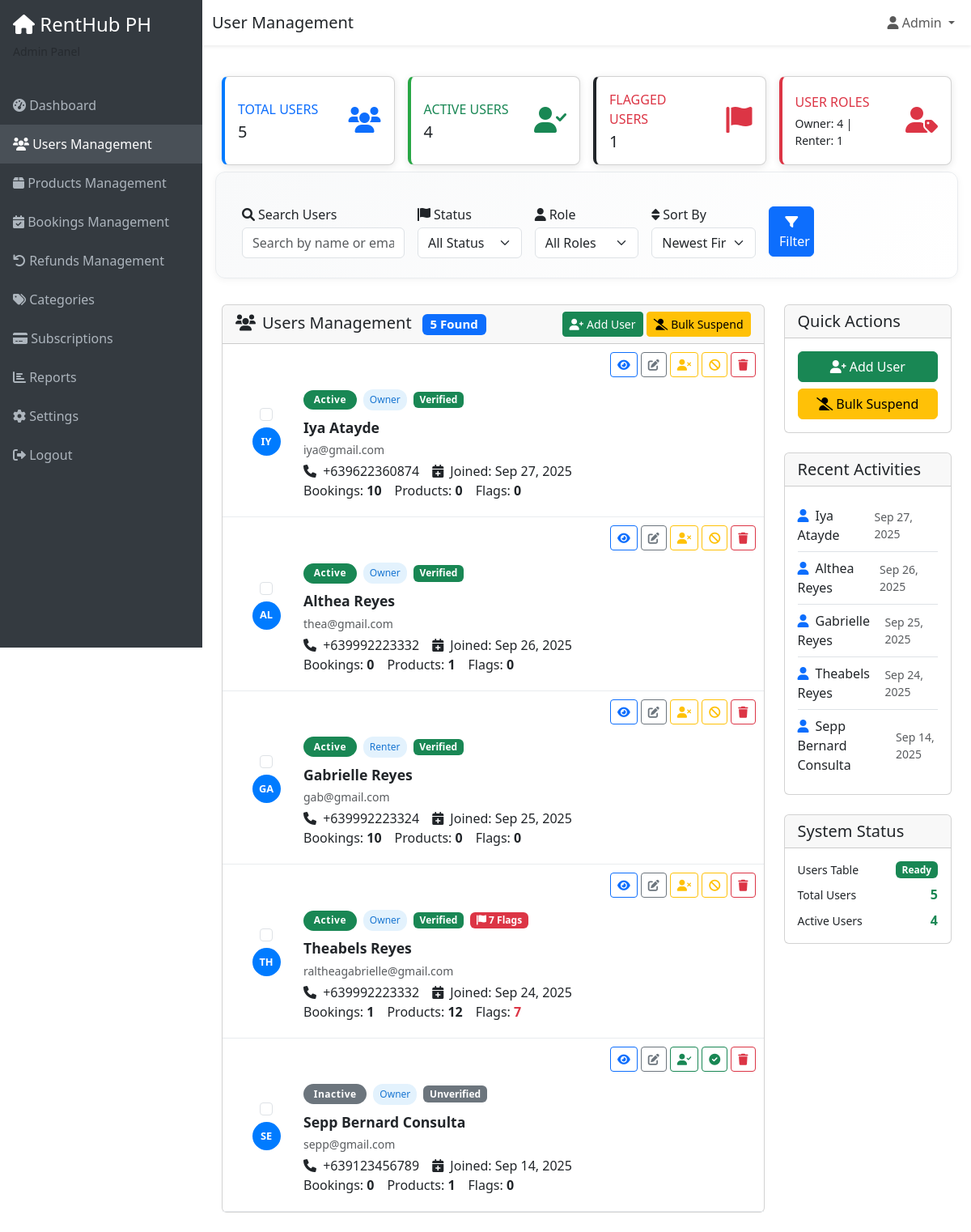
Page /admin/users.php (signed in) on the committed database.
### tables this page shows
CREATE TABLE `user_accounts` (
  `UserID` int(11) NOT NULL,
  `User_Name` varchar(255) NOT NULL,
  `User_Email` varchar(255) NOT NULL,
  `User_Password` varchar(255) NOT NULL,
  `User_Phone` varchar(20) DEFAULT NULL,
  `User_Role` int(11) DEFAULT NULL,
  `User_CreatedAt` timestamp NOT NULL DEFAULT current_timestamp(),
  `User_UpdatedAt` timestamp NOT NULL DEFAULT current_timestamp() ON UPDATE current_timestamp(),
  `User_Photo` varchar(255) DEFAULT NULL,
  `User_IsVerified` tinyint(1) DEFAULT 0,
  `User_Status` varchar(50) DEFAULT 'Active',
  `User_Birthdate` date DEFAULT NULL,
  `User_Gender` varchar(20) DEFAULT NULL,
  `User_Bio` text DEFAULT NULL
);

### admin/users.php (the view, shortened to what the rows shown need)
<?php
$database = new Database();
$conn = $database->getConnection();
$sort_by = isset($_GET['sort']) ? $_GET['sort'] : 'newest';
$conditions = ["User_Role != 1"];
$params = [];
$sort_options = [
    'newest' => 'User_CreatedAt DESC',
    'oldest' => 'User_CreatedAt ASC',
    'name_asc' => 'User_Name ASC',
    'name_desc' => 'User_Name DESC',
    'email_asc' => 'User_Email ASC'
];
$order_by = isset($sort_options[$sort_by]) ? $sort_options[$sort_by] : 'User_CreatedAt DESC';
$query = "SELECT u.*,
          (SELECT COUNT(*) FROM bookings WHERE RenterID = u.UserID) as total_bookings,
          (SELECT COUNT(*) FROM products WHERE OwnerID = u.UserID) as total_products,
          (SELECT SUM(Book_TotalAmount) FROM bookings WHERE RenterID = u.UserID AND Book_Status IN ('Active', 'Completed')) as total_spent,
          (SELECT COUNT(*) FROM flag_reports WHERE OwnerID = u.UserID AND FlagType = 'owner') as flag_count
          FROM user_accounts u
          WHERE " . implode(' AND ', $conditions) . "
          ORDER BY " . $order_by;
$stmt = $conn->prepare($query);
$stmt->execute($params);
$users = $stmt->fetchAll(PDO::FETCH_ASSOC);
$stats = [];
$query = "SELECT COUNT(*) as total FROM user_accounts WHERE User_Status != 'Deleted' AND User_Role != 1";
$stmt = $conn->prepare($query);
$stmt->execute();
$stats['total_users'] = $stmt->fetch(PDO::FETCH_ASSOC)['total'];
$query = "SELECT COUNT(*) as total FROM user_accounts WHERE User_Status = 'Active' AND User_Role != 1";
$stmt = $conn->prepare($query);
$stmt->execute();
$stats['active_users'] = $stmt->fetch(PDO::FETCH_ASSOC)['total'];
$query = "SELECT COUNT(DISTINCT OwnerID) as total FROM flag_reports WHERE FlagType = 'owner' AND OwnerID IS NOT NULL";
$stmt = $conn->prepare($query);
$stmt->execute();
$stats['flagged_users'] = $stmt->fetch(PDO::FETCH_ASSOC)['total'];
$query = "SELECT User_Role, COUNT(*) as count FROM user_accounts WHERE User_Status != 'Deleted' AND User_Role != 1 GROUP BY User_Role";
$stmt = $conn->prepare($query);
$stmt->execute();
$role_counts = $stmt->fetchAll(PDO::FETCH_ASSOC);
$stats['owners'] = 0;
$stats['renters'] = 0;
foreach($role_counts as $role) {
    switch($role['User_Role']) {
        case 2: $stats['renters'] = $role['count']; break;
        case 3: $stats['owners'] = $role['count']; break;
    }
}
?>
<!DOCTYPE html>
<html lang="en">
<head>
    <link href="https://cdn.jsdelivr.net/npm/bootstrap@5.3.0/dist/css/bootstrap.min.css" rel="stylesheet">
    <link href="https://cdnjs.cloudflare.com/ajax/libs/font-awesome/6.0.0/css/all.min.css" rel="stylesheet">
</head>
<body>
    <div class="main-content">
        <div class="container-fluid p-4">
            <div class="row mb-4 g-3 d-flex">
                <div class="col-xl-3 col-md-6 d-flex">
                    <div class="card stat-card active w-100">
                        <div class="card-body">
                            <div class="row align-items-center">
                                <div class="col">
                                    <div class="text-xs font-weight-bold text-success text-uppercase mb-1">
                                        Active Users
                                    </div>
                                    <div class="h5 mb-0 font-weight-bold"><?php echo number_format($stats['active_users']); ?></div>
                                </div>
                            </div>
                        </div>
                    </div>
                </div>
                <div class="col-xl-3 col-md-6 d-flex">
                    <div class="card stat-card flagged w-100">
                        <div class="card-body">
                            <div class="row align-items-center">
                                <div class="col">
                                    <div class="text-xs font-weight-bold text-danger text-uppercase mb-1">
                                        Flagged Users
                                    </div>
                                    <div class="h5 mb-0 font-weight-bold"><?php echo number_format($stats['flagged_users']); ?></div>
                                </div>
                            </div>
                        </div>
                    </div>
                </div>
                <div class="col-xl-3 col-md-6 d-flex">
                    <div class="card stat-card roles w-100">
                        <div class="card-body">
                            <div class="row align-items-center">
                                <div class="col">
                                    <div class="text-xs font-weight-bold text-danger text-uppercase mb-1">
                                        User Roles
                                    </div>
                                    <div class="small">
                                        Owner: <?php echo $stats['owners']; ?> |
                                        Renter: <?php echo $stats['renters']; ?>
                                    </div>
                                </div>
                            </div>
                        </div>
                    </div>
                </div>
            </div>
            <div class="row">
                <div class="col-lg-9">
                    <div class="card">
                        <div class="card-body p-0">
                            <form id="bulkSuspendForm" method="POST">
                                <?php foreach($users as $user): ?>
                                    <div class="user-card position-relative mb-0" style="border-radius:0; border-width:0 0 1px 0;">
                                        <div class="card-body py-3 px-4">
                                            <div class="actions-top">
                                                <div class="d-flex flex-wrap gap-1">
                                                    <button class="btn btn-outline-primary btn-sm" title="View Details" onclick="viewUserDetails(<?php echo $user['UserID']; ?>)"><i class="fas fa-eye"></i></button>
                                                    <button class="btn btn-outline-secondary btn-sm" title="Edit User" onclick="editUser(<?php echo $user['UserID']; ?>)"><i class="fas fa-edit"></i></button>
                                                    <?php if(!$user['User_IsVerified']): ?>
                                                        <form method="POST" style="display:inline;">
                                                            <button type="submit" name="verify_user" class="btn btn-outline-success btn-sm" title="Verify"><i class="fas fa-user-check"></i></button>
                                                        </form>
                                                    <?php else: ?>
                                                        <form method="POST" style="display:inline;">
                                                            <button type="submit" name="unverify_user" class="btn btn-outline-warning btn-sm" title="Unverify"><i class="fas fa-user-times"></i></button>
                                                        </form>
                                                    <?php endif; ?>
                                                    <?php if($user['User_Status'] == 'Active'): ?>
                                                        <form method="POST" style="display:inline;">
                                                            <button type="submit" name="update_user_status" class="btn btn-outline-warning btn-sm" title="Deactivate"><i class="fas fa-ban"></i></button>
                                                        </form>
                                                    <?php else: ?>
                                                        <form method="POST" style="display:inline;">
                                                            <button type="submit" name="update_user_status" class="btn btn-outline-success btn-sm" title="Activate"><i class="fas fa-check-circle"></i></button>
                                                        </form>
                                                    <?php endif; ?>
                                                    <form method="POST" style="display:inline;">
                                                        <button type="submit" name="delete_user" class="btn btn-outline-danger btn-sm" title="Delete" onclick="return confirm('Delete this user?')"><i class="fas fa-trash"></i></button>
                                                    </form>
                                                </div>
                                            </div>
                                            <div class="row align-items-center g-0 flex-nowrap">
                                                <div class="col-auto d-flex flex-column align-items-center justify-content-center" style="width: 60px;">
                                                    <input type="checkbox" class="form-check-input bulk-user-checkbox mb-2" name="bulk_user_ids[]" value="<?php echo $user['UserID']; ?>">
                                                    <div class="user-avatar mx-auto">
                                                        <?php echo strtoupper(substr($user['User_Name'], 0, 2)); ?>
                                                    </div>
                                                </div>
                                                <div class="col ps-3">
                                                    <div class="d-flex align-items-center mb-2">
                                                        <span class="badge bg-<?php echo $user['User_Status'] == 'Active' ? 'success' : 'secondary'; ?> status-badge me-2">
                                                            <?php echo $user['User_Status']; ?>
                                                        </span>
                                                        <span class="role-badge me-2"><?php echo $user['User_Role'] == 2 ? 'Renter' : 'Owner'; ?></span>
                                                        <?php if($user['User_IsVerified']): ?>
                                                            <span class="badge bg-success">Verified</span>
                                                        <?php else: ?>
                                                            <span class="badge bg-secondary">Unverified</span>
                                                        <?php endif; ?>
                                                        <?php if(($user['flag_count'] ?? 0) > 0): ?>
                                                            <span class="badge bg-danger ms-2" title="This user has been flagged <?php echo $user['flag_count']; ?> time(s)">
                                                                <i class="fas fa-flag"></i> <?php echo $user['flag_count']; ?> Flag<?php echo $user['flag_count'] > 1 ? 's' : ''; ?>
                                                            </span>
                                                        <?php endif; ?>
                                                    </div>
                                                    <div class="fw-bold mb-1" style="font-size:1.1rem;"> <?php echo htmlspecialchars($user['User_Name']); ?> </div>
                                                    <div class="text-muted small mb-1"> <?php echo htmlspecialchars($user['User_Email']); ?> </div>
                                                    <div class="d-flex flex-wrap align-items-center mb-1">
                                                        <div class="me-3"><i class="fas fa-phone me-1"></i> <?php echo htmlspecialchars($user['User_Phone'] ?: 'N/A'); ?></div>
                                                        <div class="me-3"><i class="fas fa-calendar-plus me-1"></i> Joined: <?php echo date('M j, Y', strtotime($user['User_CreatedAt'])); ?></div>
                                                        <div class="me-3">Bookings: <span class="fw-bold"><?php echo $user['total_bookings'] ?? 0; ?></span></div>
                                                        <div class="me-3">Products: <span class="fw-bold"><?php echo $user['total_products'] ?? 0; ?></span></div>
                                                        <div class="me-3">Flags: <span class="fw-bold <?php echo ($user['flag_count'] ?? 0) > 0 ? 'text-danger' : ''; ?>"><?php echo $user['flag_count'] ?? 0; ?></span></div>
                                                    </div>
                                                </div>
                                            </div>
                                        </div>
                                    </div>
                                <?php endforeach; ?>
                            </form>
                        </div>
                    </div>
                </div>
                <div class="col-lg-3">
                    <div class="card mt-4">
                        <div class="card-body">
                            <?php
                            $recentUsersStmt = $conn->prepare("SELECT User_Name, User_CreatedAt FROM user_accounts WHERE User_Role != 1 ORDER BY User_CreatedAt DESC LIMIT 5");
                            $recentUsersStmt->execute();
                            $recentUsers = $recentUsersStmt->fetchAll(PDO::FETCH_ASSOC);
                            ?>
                            <?php if (count($recentUsers) > 0): ?>
                                <ul class="list-group list-group-flush">
                                    <?php foreach ($recentUsers as $recentUser): ?>
                                        <li class="list-group-item d-flex align-items-center justify-content-between px-0">
                                            <span><i class="fas fa-user me-2 text-primary"></i><?php echo htmlspecialchars($recentUser['User_Name']); ?></span>
                                            <span class="text-muted small"><?php echo date('M j, Y', strtotime($recentUser['User_CreatedAt'])); ?></span>
                                        </li>
                                    <?php endforeach; ?>
                                </ul>
                            <?php endif; ?>
                        </div>
                    </div>
                    <div class="card mt-4">
                        <div class="card-body">
                            <div class="d-flex justify-content-between align-items-center">
                                <span class="small">Active Users</span>
                                <strong class="text-success"><?php echo number_format($stats['active_users']); ?></strong>
                            </div>
                        </div>
                    </div>
                </div>
            </div>
        </div>
    </div>
</body>
</html>

### rows in the picture
user_accounts: UserID "4", User_IsVerified "1", User_Name "GA", User_Status "Active", User_Role "Renter", User_Name "Gabrielle Reyes", User_Email "gab@gmail.com", User_Phone "+639992223324", User_CreatedAt "Sep 25, 2025", total_bookings "10", total_products "0", flag_count "0"
user_accounts: User_Name "IY", User_Status "Active", User_Role "Owner", User_IsVerified "Verified", User_Name "Iya Atayde", User_Email "iya@gmail.com", User_Phone "+639622360874", User_CreatedAt "Sep 27, 2025", total_bookings "10", total_products "0", flag_count "0"
user_accounts: User_Name "AL", User_Status "Active", User_Role "Owner", User_IsVerified "Verified", User_Name "Althea Reyes", User_Email "thea@gmail.com", User_Phone "+639992223332", User_CreatedAt "Sep 26, 2025", total_bookings "0", total_products "1", flag_count "0"
user_accounts: User_Name "TH", User_Status "Active", User_Role "Owner", User_IsVerified "Verified", flag_count "7", User_Name "Theabels Reyes", User_Email "raltheagabrielle@gmail.com", User_Phone "+639992223332", User_CreatedAt "Sep 24, 2025", total_bookings "1", total_products "12"
user_accounts: User_Name "SE", User_Status "Inactive", User_Role "Owner", User_IsVerified "Unverified", User_Name "Sepp Bernard Consulta", User_Email "sepp@gmail.com", User_Phone "+639123456789", User_CreatedAt "Sep 14, 2025", total_bookings "0", total_products "1", flag_count "0"

### other values in the picture
$_SESSION['user_name'] "Admin"
$stats['total_users'] "5"
count($users) "5"
